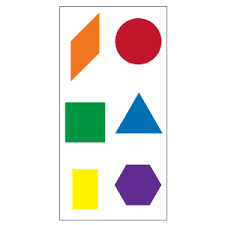
#> input picture input3.png, 225 x 225 px, found by its file name
$ jupyter execute 'Sorting Contours.ipynb'
#> lines starting #> are read from the running program, lines starting #| are printed output that depends on the picture; after the words box and inside, x2 and y2 are one past the last pixel; in counts of white or black regions, pixels touching at a corner belong together
[cell 1]
import cv2
import numpy as np

image = cv2.imread('C:\\Users\\Zahid\\Desktop\\Deep Learning\\openCVtutorials\\input3.png')
#> image is the input picture: shape (225, 225, 3); mean B, G, R 225.8, 230.5, 234
cv2.imshow('Original Image', image)
cv2.waitKey()

blank_image = np.zeros((image.shape[0] , image.shape[1] , 3))

original_image = image
gray = cv2.cvtColor(image , cv2.COLOR_BGR2GRAY)
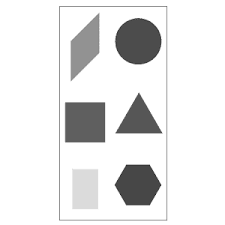
#> gray: shape (225, 225); min 40, max 255, mean 231
canny = cv2.Canny(gray , 30 ,200)
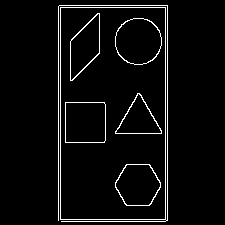
#> canny: shape (225, 225); 4.2% white in thin lines or dots, all inside (x1, y1, x2, y2) = (58, 5, 168, 222)

contours , hierarchy = cv2.findContours(canny.copy() , cv2.RETR_LIST , cv2.CHAIN_APPROX_NONE)
#> contours = 12 contours; largest, box (x1, y1, x2, y2) and area: (58, 5, 168, 222) 22261, (60, 7, 166, 220) 22258, (115, 18, 162, 65) 1696, (115, 18, 162, 65) 1658, (65, 102, 106, 143) 1597
cv2.imshow('Contours' , canny)
cv2.waitKey()

cv2.drawContours(image , contours , -1 , (0,255,0) , 3)
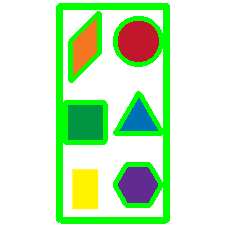
#> image: shape (225, 225, 3); 15.81% of pixels changed, all inside (x1, y1, x2, y2) = (56, 3, 170, 224)
cv2.imshow('All Contours' , image)
cv2.waitKey()

[cell 2]
#sorting contours by area

def get_contour_areas(contours):
    all_areas = []
    for cnt in contours:
        area = cv2.contourArea(cnt) #area of contours
        all_areas.append(area)
#> this loop made 12 passes
#> area on passes 1 to 12: 1407, 1453, 1595, 1597, 952, 996, 1658.5, 1696.5, 1158, 1213, 22258, 22261
#> after the loop, all_areas = [1407, 1453, 1595, 1597, 952, 996, 1658.5, 1696.5, 1158, 1213, 22258, 22261]
    return all_areas

print("Before Sorting")
print(get_contour_areas(contours))
#| [1407.0, 1453.0, 1595.0, 1597.0, 952.0, 996.0, 1658.5, 1696.5, 1158.0, 1213.0, 22258.0, 22261.0]

sorted_contours = sorted(contours , key = cv2.contourArea , reverse = True)
#> sorted_contours has the same summary as contours
#reverse = true means big to small , key is the function that we are passing the input to

print("After sorting")
print(get_contour_areas(sorted_contours))
#> the loop in get_contour_areas (call 2), `for cnt in contours:` made 12 passes
#| [22261.0, 22258.0, 1696.5, 1658.5, 1597.0, 1595.0, 1453.0, 1407.0, 1213.0, 1158.0, 996.0, 952.0]

for c in sorted_contours:
    cv2.drawContours(original_image , [c] , -1 , (255 , 0 , 0) , 3)
    cv2.waitKey()
    cv2.imshow('Contour sorted' , original_image)
#> this loop made 12 passes
#> pass 1, `cv2.imshow('Contour sorted' , original_image)`:
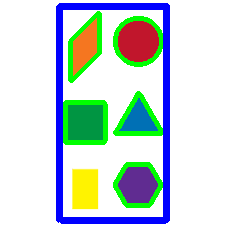
#> window 'Contour sorted': shape (225, 225, 3); mean B, G, R 214.7, 214.7, 199.9
#> after the loop:
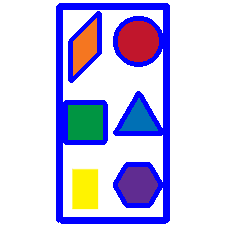
#> original_image: shape (225, 225, 3); 15.81% of pixels changed, all inside (x1, y1, x2, y2) = (56, 3, 170, 224)

cv2.waitKey()
cv2.destroyAllWindows()

[cell 3]
#spatial mode sorting

def x_cord_contour(contours):
    #Returning X coordinate for the contour centroid
    if cv2.contourArea(contours) > 10:
        M = cv2.moments(contours)
        return (int(M['m10']/M['m00']))

def label_contour_center(image , c):
    #place a red circle on center
    M = cv2.moments(c) #to get center
    cx = int(M['m10'] / M['m00'])
    cy = int(M['m01'] / M['m00'])

    cv2.circle(image , (cx , cy) , 10 , (0 , 0 , 255) , -1)
    return image


for(i,c ) in enumerate(contours):
    orig = label_contour_center(image , c)
#> this loop made 12 passes
#> (cx in label_contour_center, cy in label_contour_center) on passes 1 to 12: (137, 184), (137, 184), (84, 122), (84, 122), (138, 119), (138, 119), (137, 40), (137, 40), (84, 46), (84, 46), (112, 113), (112, 112)
#> pass 3, `orig = label_contour_center(image , c)`:
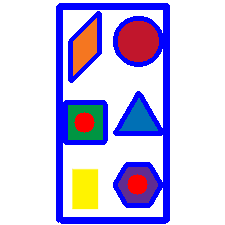
#> orig: shape (225, 225, 3); mean B, G, R 231.2, 195.7, 202.5
#> after the loop:
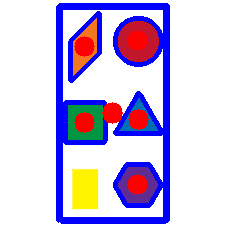
#> image: shape (225, 225, 3); 19.46% of pixels changed, all inside (x1, y1, x2, y2) = (56, 3, 170, 224)

cv2.imshow('contours center' , image)
cv2.waitKey()
#> Out = 27
